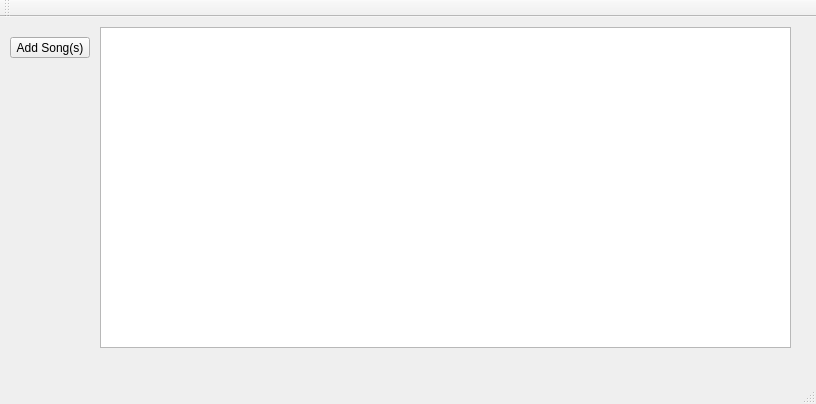
<?xml version="1.0" encoding="UTF-8"?>
<ui version="4.0">
 <class>MainWindow</class>
 <widget class="QMainWindow" name="MainWindow">
  <property name="geometry">
   <rect>
    <x>0</x>
    <y>0</y>
    <width>816</width>
    <height>404</height>
   </rect>
  </property>
  <property name="windowTitle">
   <string>MainWindow</string>
  </property>
  <widget class="QWidget" name="centralWidget">
   <widget class="QPushButton" name="pushButton">
    <property name="geometry">
     <rect>
      <x>10</x>
      <y>20</y>
      <width>80</width>
      <height>21</height>
     </rect>
    </property>
    <property name="contextMenuPolicy">
     <enum>Qt::NoContextMenu</enum>
    </property>
    <property name="text">
     <string>Add Song(s)</string>
    </property>
   </widget>
   <widget class="QTableWidget" name="tableWidget">
    <property name="geometry">
     <rect>
      <x>100</x>
      <y>10</y>
      <width>691</width>
      <height>321</height>
     </rect>
    </property>
   </widget>
  </widget>
  <widget class="QMenuBar" name="menuBar">
   <property name="geometry">
    <rect>
     <x>0</x>
     <y>0</y>
     <width>816</width>
     <height>20</height>
    </rect>
   </property>
   <property name="nativeMenuBar">
    <bool>true</bool>
   </property>
  </widget>
  <widget class="QToolBar" name="mainToolBar">
   <attribute name="toolBarArea">
    <enum>TopToolBarArea</enum>
   </attribute>
   <attribute name="toolBarBreak">
    <bool>false</bool>
   </attribute>
  </widget>
  <widget class="QStatusBar" name="statusBar"/>
 </widget>
 <layoutdefault spacing="6" margin="11"/>
 <resources/>
 <connections/>
</ui>
